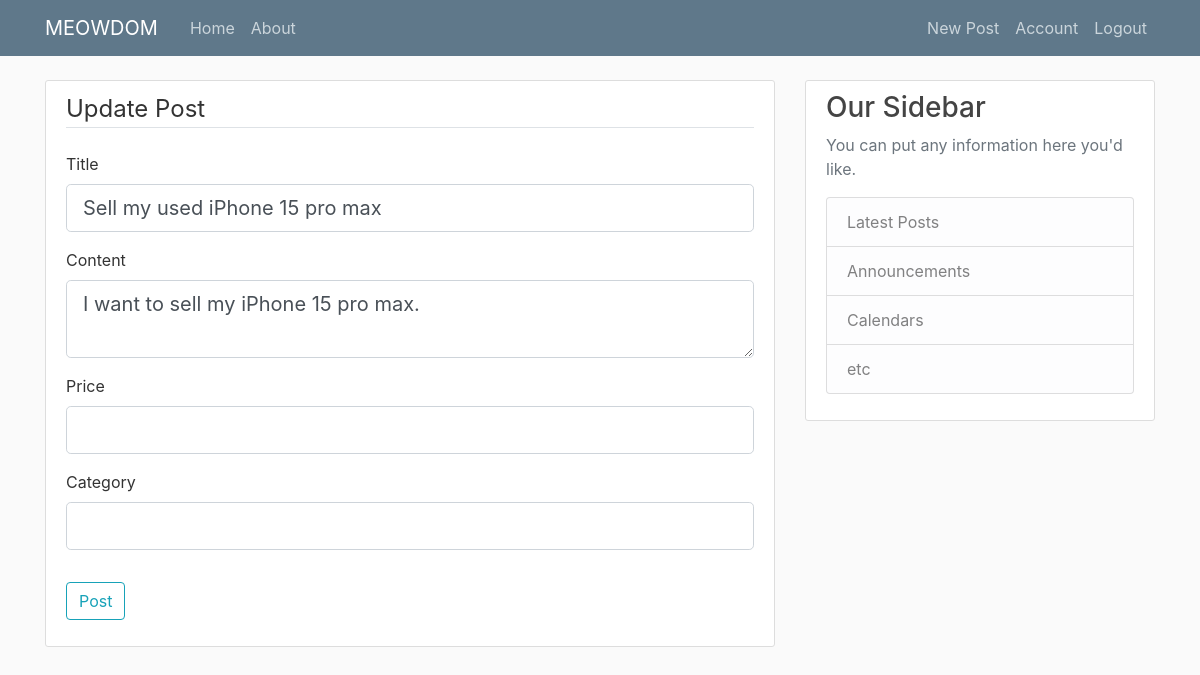
The app's page /post/3/update (signed in) with its own data.
### flaskblog/models.py (models this page shows, shortened)
class Post(db.Model):
    id = db.Column(db.Integer, primary_key=True)
    title = db.Column(db.String(100), nullable=False)
    date_posted = db.Column(db.DateTime, nullable=False, default=datetime.utcnow)
    content = db.Column(db.Text, nullable=False)
    user_id = db.Column(db.String(200), db.ForeignKey('user.id'), nullable=False)
    price = db.Column(db.Float(100), nullable=False)
    category = db.Column(db.String(100), nullable=False)

### flaskblog/routes.py (the view)
@app.route("/post/<int:post_id>/update", methods=['GET', 'POST'])
@login_required
def update_post(post_id):
    post = Post.query.get_or_404(post_id)
    if post.author != current_user:
        abort(403)
    form = PostForm()
    if form.validate_on_submit():
        post.title = form.title.data
        post.content = form.content.data
        cur_session = find_db(current_user.username)
        cur_session.commit()
        flash('Your post has been updated!', 'success')
        return redirect(url_for('post', post_id=post.id))
    elif request.method == 'GET':
        form.title.data = post.title
        form.content.data = post.content
    return render_template('create_post.html', title='Update Post', form=form, legend='Update Post')

### flaskblog/forms.py
class PostForm(FlaskForm):
    title = StringField('Title', validators=[DataRequired()])
    content = TextAreaField('Content', validators=[DataRequired()])
    price = FloatField('Price', validators=[DataRequired()])
    category = StringField('Category', validators=[DataRequired()])
    submit = SubmitField('Post')

### flaskblog/models.py (called while the page is built)
@login_manager.user_loader
def load_user(user_id):
    return User.query.get(int(user_id))

### flaskblog/templates/create_post.html (shortened to what this page needs)
{% extends "layout.html" %}
{% block content %}
<div class="content-section">
    <form method="POST" action="">
        <fieldset class="form-group">
            <legend class="border-bottom mb-4">{{ legend }}</legend>
            <div class="form-group">
                {{ form.title.label(class="form-control-label") }}
                {% if form.title.errors %}
                    {{ form.title(class="form-control form-control-lg is-invalid") }}
                    <div class="invalid-feedback">
                        {% for error in form.title.errors %}
                            <span>{{ error }}</span>
                        {% endfor %}
                    </div>
                {% else %}
                    {{ form.title(class="form-control form-control-lg") }}
                {% endif %}
            </div>
            <div class="form-group">
                {{ form.content.label(class="form-control-label") }}
                {% if form.content.errors %}
                    {{ form.content(class="form-control form-control-lg is-invalid") }}
                    <div class="invalid-feedback">
                        {% for error in form.content.errors %}
                            <span>{{ error }}</span>
                        {% endfor %}
                    </div>
                {% else %}
                    {{ form.content(class="form-control form-control-lg") }}
                {% endif %}
            </div>
            <div class="form-group">
                {{ form.price.label(class="form-control-label") }}
                {% if form.price.errors %}
                    {{ form.price(class="form-control form-control-lg is-invalid") }}
                    <div class="invalid-feedback">
                        {% for error in form.price.errors %}
                            <span>{{ error }}</span>
                        {% endfor %}
                    </div>
                {% else %}
                    {{ form.price(class="form-control form-control-lg") }}
                {% endif %}
            </div>
            <div class="form-group">
                {{ form.category.label(class="form-control-label") }}
                {% if form.category.errors %}
                    {{ form.category(class="form-control form-control-lg is-invalid") }}
                    <div class="invalid-feedback">
                        {% for error in form.category.errors %}
                            <span>{{ error }}</span>
                        {% endfor %}
                    </div>
                {% else %}
                    {{ form.category(class="form-control form-control-lg") }}
                {% endif %}
            </div>
        </fieldset>
        <div class="form-group">
            {{ form.submit(class="btn btn-outline-info") }}
        </div>
    </form>
</div>
{% endblock content %}

### flaskblog/static/main.css (style rules this page uses)
body { background: #fafafa; color: #333333; margin-top: 5rem; }
.content-section { background: #ffffff; padding: 10px 20px; border: 1px solid #dddddd; border-radius: 3px; margin-bottom: 20px; }

### records on screen
Post: title "Sell my used iPhone 15 pro max", content "I want to sell my iPhone 15 pro max."

### other values on screen
{{ legend }} "Update Post"
